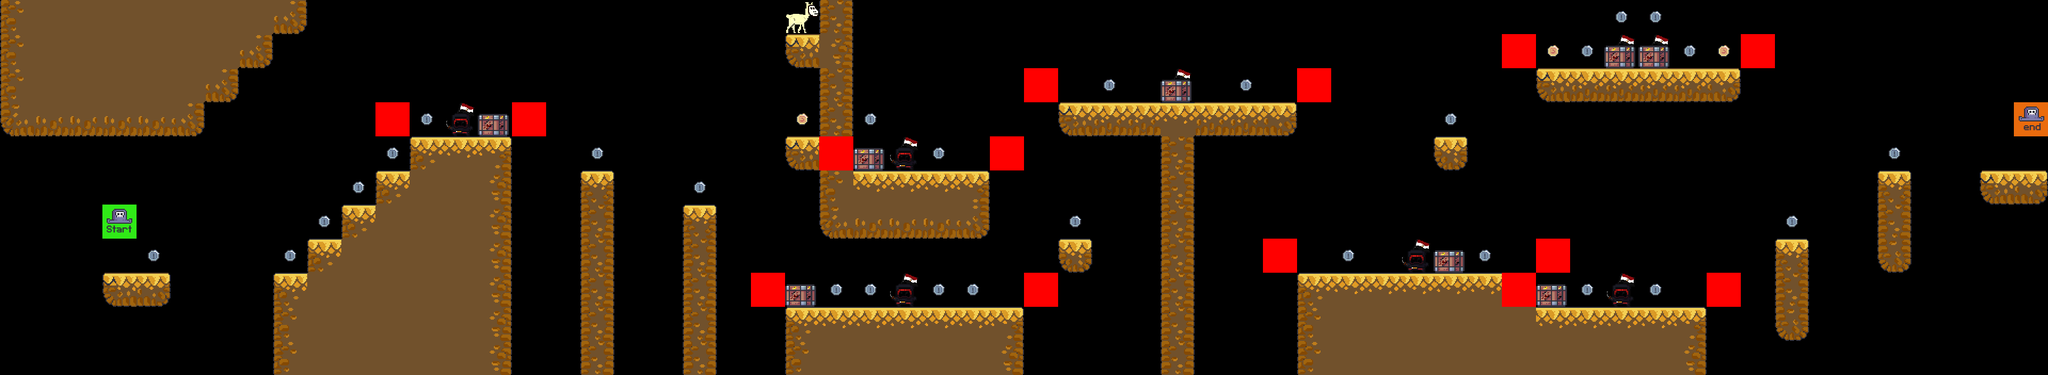

The image is a tile-based game level rendered from a .tmx file. Its description and source (layers, tilesets, objects; grid data summarised) follow:
An orthogonal 60x11 tile map with 64x64 px tiles, 7 tile layers (terrain, coins, llama, enemies, ...), 6 tilesets.

<map version="1.5" tiledversion="1.7.2" orientation="orthogonal" renderorder="right-down" width="60" height="11" tilewidth="64" tileheight="64" infinite="0" nextlayerid="8" nextobjectid="1">
 <editorsettings>
  <export target="../3/level_3.csv" format="csv" />
 </editorsettings>
 <tileset firstgid="1" source="../tilesets/terrain_tiles.tsx" />
 <tileset firstgid="17" source="../tilesets/coin_tiles.tsx" />
 <tileset firstgid="19" source="../tilesets/enemy_tiles.tsx" />
 <tileset firstgid="21" source="../tilesets/crates.tsx" />
 <tileset firstgid="22" source="../tilesets/player_tiles.tsx" />
 <tileset firstgid="24" source="llama.tsx" />
 <layer id="1" name="terrain" width="60" height="11">
  <data>[660 cells, 174 non-empty, 16 distinct tile ids]</data>
 </layer>
 <layer id="2" name="coins" width="60" height="11">
  <data>[660 cells, 33 non-empty, 2 distinct tile ids]</data>
 </layer>
 <layer id="7" name="llama" width="60" height="11">
  <data>[660 cells, 1 non-empty, 1 distinct tile ids]</data>
 </layer>
 <layer id="3" name="enemies" width="60" height="11">
  <data>[660 cells, 8 non-empty, 1 distinct tile ids]</data>
 </layer>
 <layer id="4" name="constraints" width="60" height="11">
  <data>[660 cells, 14 non-empty, 1 distinct tile ids]</data>
 </layer>
 <layer id="5" name="crates" width="60" height="11">
  <data>[660 cells, 8 non-empty, 1 distinct tile ids]</data>
 </layer>
 <layer id="6" name="player" width="60" height="11">
  <data>[660 cells, 2 non-empty, 2 distinct tile ids]</data>
 </layer>
</map>
